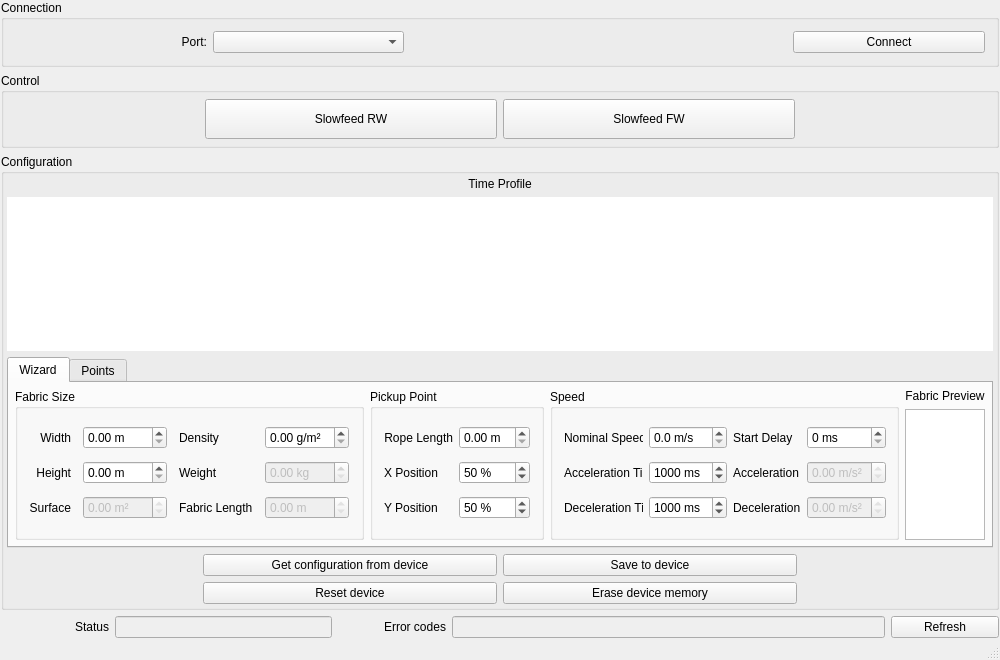
<?xml version="1.0" encoding="UTF-8"?>
<ui version="4.0">
 <class>MainWindow</class>
 <widget class="QMainWindow" name="MainWindow">
  <property name="windowModality">
   <enum>Qt::NonModal</enum>
  </property>
  <property name="enabled">
   <bool>true</bool>
  </property>
  <property name="geometry">
   <rect>
    <x>0</x>
    <y>0</y>
    <width>1000</width>
    <height>660</height>
   </rect>
  </property>
  <property name="minimumSize">
   <size>
    <width>1000</width>
    <height>620</height>
   </size>
  </property>
  <property name="palette">
   <palette>
    <active/>
    <inactive/>
    <disabled/>
   </palette>
  </property>
  <property name="windowTitle">
   <string>MainWindow</string>
  </property>
  <property name="styleSheet">
   <string notr="true"/>
  </property>
  <widget class="QWidget" name="centralWidget">
   <property name="sizePolicy">
    <sizepolicy hsizetype="Minimum" vsizetype="Minimum">
     <horstretch>0</horstretch>
     <verstretch>0</verstretch>
    </sizepolicy>
   </property>
   <layout class="QGridLayout" name="gridLayout_3">
    <property name="leftMargin">
     <number>0</number>
    </property>
    <property name="topMargin">
     <number>0</number>
    </property>
    <property name="rightMargin">
     <number>0</number>
    </property>
    <property name="bottomMargin">
     <number>0</number>
    </property>
    <item row="0" column="0">
     <layout class="QVBoxLayout" name="mainLayout">
      <property name="leftMargin">
       <number>1</number>
      </property>
      <property name="rightMargin">
       <number>1</number>
      </property>
      <item>
       <widget class="QGroupBox" name="connectionGroup">
        <property name="title">
         <string>Connection</string>
        </property>
        <layout class="QHBoxLayout" name="horizontalLayout" stretch="1,1,2,1">
         <item>
          <widget class="QLabel" name="portLabel">
           <property name="minimumSize">
            <size>
             <width>42</width>
             <height>13</height>
            </size>
           </property>
           <property name="text">
            <string>Port:</string>
           </property>
           <property name="alignment">
            <set>Qt::AlignRight|Qt::AlignTrailing|Qt::AlignVCenter</set>
           </property>
          </widget>
         </item>
         <item>
          <widget class="QComboBox" name="portCombo"/>
         </item>
         <item>
          <spacer name="horizontalSpacer">
           <property name="orientation">
            <enum>Qt::Horizontal</enum>
           </property>
           <property name="sizeType">
            <enum>QSizePolicy::Minimum</enum>
           </property>
           <property name="sizeHint" stdset="0">
            <size>
             <width>154</width>
             <height>20</height>
            </size>
           </property>
          </spacer>
         </item>
         <item>
          <widget class="QPushButton" name="connectButton">
           <property name="text">
            <string>Connect</string>
           </property>
          </widget>
         </item>
        </layout>
       </widget>
      </item>
      <item>
       <widget class="QGroupBox" name="controlGroup">
        <property name="minimumSize">
         <size>
          <width>0</width>
          <height>0</height>
         </size>
        </property>
        <property name="title">
         <string>Control</string>
        </property>
        <layout class="QHBoxLayout" name="horizontalLayout_2" stretch="2,3,3,2">
         <property name="leftMargin">
          <number>6</number>
         </property>
         <property name="topMargin">
          <number>6</number>
         </property>
         <property name="rightMargin">
          <number>6</number>
         </property>
         <property name="bottomMargin">
          <number>6</number>
         </property>
         <item>
          <spacer name="horizontalSpacer_2">
           <property name="orientation">
            <enum>Qt::Horizontal</enum>
           </property>
           <property name="sizeHint" stdset="0">
            <size>
             <width>40</width>
             <height>20</height>
            </size>
           </property>
          </spacer>
         </item>
         <item>
          <widget class="QPushButton" name="slowfeedRewindButton">
           <property name="sizePolicy">
            <sizepolicy hsizetype="Minimum" vsizetype="Fixed">
             <horstretch>0</horstretch>
             <verstretch>0</verstretch>
            </sizepolicy>
           </property>
           <property name="minimumSize">
            <size>
             <width>0</width>
             <height>40</height>
            </size>
           </property>
           <property name="text">
            <string>Slowfeed RW</string>
           </property>
           <property name="checkable">
            <bool>false</bool>
           </property>
           <property name="flat">
            <bool>false</bool>
           </property>
          </widget>
         </item>
         <item>
          <widget class="QPushButton" name="slowfeedForwardButton">
           <property name="minimumSize">
            <size>
             <width>0</width>
             <height>40</height>
            </size>
           </property>
           <property name="text">
            <string>Slowfeed FW</string>
           </property>
          </widget>
         </item>
         <item>
          <spacer name="horizontalSpacer_3">
           <property name="orientation">
            <enum>Qt::Horizontal</enum>
           </property>
           <property name="sizeHint" stdset="0">
            <size>
             <width>40</width>
             <height>20</height>
            </size>
           </property>
          </spacer>
         </item>
        </layout>
       </widget>
      </item>
      <item>
       <widget class="QGroupBox" name="configGroup">
        <property name="sizePolicy">
         <sizepolicy hsizetype="MinimumExpanding" vsizetype="Preferred">
          <horstretch>0</horstretch>
          <verstretch>0</verstretch>
         </sizepolicy>
        </property>
        <property name="minimumSize">
         <size>
          <width>850</width>
          <height>0</height>
         </size>
        </property>
        <property name="title">
         <string>Configuration</string>
        </property>
        <layout class="QVBoxLayout" name="verticalLayout">
         <property name="leftMargin">
          <number>3</number>
         </property>
         <property name="topMargin">
          <number>3</number>
         </property>
         <property name="rightMargin">
          <number>3</number>
         </property>
         <property name="bottomMargin">
          <number>3</number>
         </property>
         <item>
          <layout class="QGridLayout" name="gridLayout_7" rowstretch="0,0">
           <property name="horizontalSpacing">
            <number>6</number>
           </property>
           <item row="0" column="0">
            <widget class="QLabel" name="label">
             <property name="sizePolicy">
              <sizepolicy hsizetype="Preferred" vsizetype="Preferred">
               <horstretch>0</horstretch>
               <verstretch>0</verstretch>
              </sizepolicy>
             </property>
             <property name="text">
              <string>Time Profile</string>
             </property>
             <property name="alignment">
              <set>Qt::AlignCenter</set>
             </property>
            </widget>
           </item>
           <item row="1" column="0">
            <widget class="QGraphicsView" name="profileView">
             <property name="sizePolicy">
              <sizepolicy hsizetype="MinimumExpanding" vsizetype="MinimumExpanding">
               <horstretch>0</horstretch>
               <verstretch>0</verstretch>
              </sizepolicy>
             </property>
             <property name="focusPolicy">
              <enum>Qt::NoFocus</enum>
             </property>
             <property name="layoutDirection">
              <enum>Qt::LeftToRight</enum>
             </property>
             <property name="styleSheet">
              <string notr="true"/>
             </property>
             <property name="frameShape">
              <enum>QFrame::NoFrame</enum>
             </property>
             <property name="frameShadow">
              <enum>QFrame::Plain</enum>
             </property>
             <property name="lineWidth">
              <number>2</number>
             </property>
             <property name="verticalScrollBarPolicy">
              <enum>Qt::ScrollBarAlwaysOff</enum>
             </property>
             <property name="horizontalScrollBarPolicy">
              <enum>Qt::ScrollBarAlwaysOff</enum>
             </property>
             <property name="sizeAdjustPolicy">
              <enum>QAbstractScrollArea::AdjustToContents</enum>
             </property>
             <property name="sceneRect">
              <rectf>
               <x>0.000000000000000</x>
               <y>0.000000000000000</y>
               <width>0.000000000000000</width>
               <height>0.000000000000000</height>
              </rectf>
             </property>
             <property name="alignment">
              <set>Qt::AlignBottom|Qt::AlignLeading|Qt::AlignLeft</set>
             </property>
             <property name="renderHints">
              <set>QPainter::Antialiasing|QPainter::HighQualityAntialiasing|QPainter::SmoothPixmapTransform|QPainter::TextAntialiasing</set>
             </property>
             <property name="resizeAnchor">
              <enum>QGraphicsView::AnchorViewCenter</enum>
             </property>
            </widget>
           </item>
          </layout>
         </item>
         <item>
          <layout class="QHBoxLayout" name="horizontalLayout_4">
           <property name="bottomMargin">
            <number>0</number>
           </property>
           <item>
            <widget class="QTabWidget" name="tabWidget">
             <property name="sizePolicy">
              <sizepolicy hsizetype="Expanding" vsizetype="MinimumExpanding">
               <horstretch>0</horstretch>
               <verstretch>0</verstretch>
              </sizepolicy>
             </property>
             <property name="minimumSize">
              <size>
               <width>0</width>
               <height>50</height>
              </size>
             </property>
             <property name="currentIndex">
              <number>0</number>
             </property>
             <widget class="QWidget" name="wizardTab">
              <property name="sizePolicy">
               <sizepolicy hsizetype="Preferred" vsizetype="MinimumExpanding">
                <horstretch>0</horstretch>
                <verstretch>0</verstretch>
               </sizepolicy>
              </property>
              <property name="minimumSize">
               <size>
                <width>0</width>
                <height>100</height>
               </size>
              </property>
              <property name="accessibleName">
               <string/>
              </property>
              <attribute name="title">
               <string>Wizard</string>
              </attribute>
              <layout class="QGridLayout" name="gridLayout_8">
               <property name="leftMargin">
                <number>6</number>
               </property>
               <property name="topMargin">
                <number>6</number>
               </property>
               <property name="rightMargin">
                <number>6</number>
               </property>
               <property name="bottomMargin">
                <number>6</number>
               </property>
               <property name="spacing">
                <number>6</number>
               </property>
               <item row="0" column="6">
                <widget class="QLabel" name="label_2">
                 <property name="text">
                  <string>Fabric Preview</string>
                 </property>
                 <property name="alignment">
                  <set>Qt::AlignCenter</set>
                 </property>
                </widget>
               </item>
               <item row="1" column="6">
                <widget class="QGraphicsView" name="fabricView">
                 <property name="focusPolicy">
                  <enum>Qt::NoFocus</enum>
                 </property>
                 <property name="lineWidth">
                  <number>2</number>
                 </property>
                 <property name="verticalScrollBarPolicy">
                  <enum>Qt::ScrollBarAlwaysOff</enum>
                 </property>
                 <property name="horizontalScrollBarPolicy">
                  <enum>Qt::ScrollBarAlwaysOff</enum>
                 </property>
                 <property name="sizeAdjustPolicy">
                  <enum>QAbstractScrollArea::AdjustToContents</enum>
                 </property>
                </widget>
               </item>
               <item row="0" column="5" rowspan="2">
                <widget class="QGroupBox" name="speedGroupBox">
                 <property name="minimumSize">
                  <size>
                   <width>0</width>
                   <height>100</height>
                  </size>
                 </property>
                 <property name="title">
                  <string>Speed</string>
                 </property>
                 <layout class="QGridLayout" name="_2">
                  <item row="2" column="0">
                   <widget class="QLabel" name="decelerationTimeLabel">
                    <property name="text">
                     <string>Deceleration Time</string>
                    </property>
                   </widget>
                  </item>
                  <item row="2" column="2">
                   <widget class="QLabel" name="decelerationLabel">
                    <property name="text">
                     <string>Deceleration</string>
                    </property>
                   </widget>
                  </item>
                  <item row="2" column="3">
                   <widget class="QDoubleSpinBox" name="decelerationDoubleSpinBox">
                    <property name="enabled">
                     <bool>false</bool>
                    </property>
                    <property name="readOnly">
                     <bool>true</bool>
                    </property>
                    <property name="suffix">
                     <string> m/s²</string>
                    </property>
                   </widget>
                  </item>
                  <item row="1" column="3">
                   <widget class="QDoubleSpinBox" name="accelerationDoubleSpinBox">
                    <property name="enabled">
                     <bool>false</bool>
                    </property>
                    <property name="readOnly">
                     <bool>true</bool>
                    </property>
                    <property name="suffix">
                     <string> m/s²</string>
                    </property>
                   </widget>
                  </item>
                  <item row="1" column="2">
                   <widget class="QLabel" name="accelerationLabel">
                    <property name="text">
                     <string>Acceleration</string>
                    </property>
                   </widget>
                  </item>
                  <item row="1" column="0">
                   <widget class="QLabel" name="accelerationTimeLabel">
                    <property name="text">
                     <string>Acceleration Time</string>
                    </property>
                   </widget>
                  </item>
                  <item row="0" column="0">
                   <widget class="QLabel" name="nominalSpeedLabel">
                    <property name="text">
                     <string>Nominal Speed</string>
                    </property>
                   </widget>
                  </item>
                  <item row="0" column="1">
                   <widget class="QDoubleSpinBox" name="nominalSpeedDoubleSpinBox">
                    <property name="suffix">
                     <string> m/s</string>
                    </property>
                    <property name="decimals">
                     <number>1</number>
                    </property>
                    <property name="maximum">
                     <double>50.000000000000000</double>
                    </property>
                   </widget>
                  </item>
                  <item row="0" column="2">
                   <widget class="QLabel" name="startDelayLabel">
                    <property name="text">
                     <string>Start Delay</string>
                    </property>
                   </widget>
                  </item>
                  <item row="0" column="3">
                   <widget class="QSpinBox" name="startDelaySpinBox">
                    <property name="suffix">
                     <string> ms</string>
                    </property>
                    <property name="maximum">
                     <number>10000</number>
                    </property>
                    <property name="singleStep">
                     <number>50</number>
                    </property>
                   </widget>
                  </item>
                  <item row="2" column="1">
                   <widget class="QSpinBox" name="decelerationTimeSpinBox">
                    <property name="suffix">
                     <string> ms</string>
                    </property>
                    <property name="minimum">
                     <number>1</number>
                    </property>
                    <property name="maximum">
                     <number>10000</number>
                    </property>
                    <property name="singleStep">
                     <number>100</number>
                    </property>
                    <property name="value">
                     <number>1000</number>
                    </property>
                   </widget>
                  </item>
                  <item row="1" column="1">
                   <widget class="QSpinBox" name="accelerationTimeSpinBox">
                    <property name="suffix">
                     <string> ms</string>
                    </property>
                    <property name="minimum">
                     <number>1</number>
                    </property>
                    <property name="maximum">
                     <number>10000</number>
                    </property>
                    <property name="singleStep">
                     <number>100</number>
                    </property>
                    <property name="value">
                     <number>1000</number>
                    </property>
                   </widget>
                  </item>
                 </layout>
                </widget>
               </item>
               <item row="0" column="4" rowspan="2">
                <widget class="QGroupBox" name="pickupPointGroupBox">
                 <property name="minimumSize">
                  <size>
                   <width>0</width>
                   <height>100</height>
                  </size>
                 </property>
                 <property name="title">
                  <string>Pickup Point</string>
                 </property>
                 <layout class="QGridLayout" name="gridLayout_4">
                  <property name="horizontalSpacing">
                   <number>6</number>
                  </property>
                  <item row="0" column="0">
                   <widget class="QLabel" name="cableLengthLabel">
                    <property name="text">
                     <string>Rope Length</string>
                    </property>
                    <property name="alignment">
                     <set>Qt::AlignRight|Qt::AlignTrailing|Qt::AlignVCenter</set>
                    </property>
                   </widget>
                  </item>
                  <item row="0" column="1">
                   <widget class="QDoubleSpinBox" name="cableLengthDoubleSpinBox">
                    <property name="suffix">
                     <string> m</string>
                    </property>
                    <property name="maximum">
                     <double>50.000000000000000</double>
                    </property>
                   </widget>
                  </item>
                  <item row="1" column="0">
                   <widget class="QLabel" name="pickupPointXLabel">
                    <property name="text">
                     <string>X Position</string>
                    </property>
                   </widget>
                  </item>
                  <item row="1" column="1">
                   <widget class="QSpinBox" name="pickupPointXSpinBox">
                    <property name="suffix">
                     <string> %</string>
                    </property>
                    <property name="prefix">
                     <string/>
                    </property>
                    <property name="maximum">
                     <number>100</number>
                    </property>
                    <property name="singleStep">
                     <number>5</number>
                    </property>
                    <property name="value">
                     <number>50</number>
                    </property>
                   </widget>
                  </item>
                  <item row="2" column="0">
                   <widget class="QLabel" name="pickupPointYLabel">
                    <property name="text">
                     <string>Y Position</string>
                    </property>
                   </widget>
                  </item>
                  <item row="2" column="1">
                   <widget class="QSpinBox" name="pickupPointYSpinBox">
                    <property name="suffix">
                     <string> %</string>
                    </property>
                    <property name="maximum">
                     <number>100</number>
                    </property>
                    <property name="singleStep">
                     <number>5</number>
                    </property>
                    <property name="value">
                     <number>50</number>
                    </property>
                   </widget>
                  </item>
                 </layout>
                </widget>
               </item>
               <item row="0" column="1" rowspan="2">
                <widget class="QGroupBox" name="fabricSizeGroupBox">
                 <property name="title">
                  <string>Fabric Size</string>
                 </property>
                 <layout class="QGridLayout" name="gridLayout_2" columnstretch="1,1,1,1">
                  <property name="horizontalSpacing">
                   <number>12</number>
                  </property>
                  <property name="verticalSpacing">
                   <number>6</number>
                  </property>
                  <item row="0" column="2">
                   <widget class="QLabel" name="fabricGrammageLabel">
                    <property name="text">
                     <string>Density</string>
                    </property>
                   </widget>
                  </item>
                  <item row="0" column="0">
                   <widget class="QLabel" name="fabricWidthLabel">
                    <property name="text">
                     <string>Width</string>
                    </property>
                    <property name="alignment">
                     <set>Qt::AlignRight|Qt::AlignTrailing|Qt::AlignVCenter</set>
                    </property>
                   </widget>
                  </item>
                  <item row="0" column="1">
                   <widget class="QDoubleSpinBox" name="fabricWidthDoubleSpinBox">
                    <property name="suffix">
                     <string> m</string>
                    </property>
                    <property name="maximum">
                     <double>50.000000000000000</double>
                    </property>
                   </widget>
                  </item>
                  <item row="2" column="0">
                   <widget class="QLabel" name="fabricSurfaceLabel">
                    <property name="text">
                     <string>Surface</string>
                    </property>
                    <property name="alignment">
                     <set>Qt::AlignRight|Qt::AlignTrailing|Qt::AlignVCenter</set>
                    </property>
                   </widget>
                  </item>
                  <item row="1" column="0">
                   <widget class="QLabel" name="fabricHeighLabel">
                    <property name="text">
                     <string>Height</string>
                    </property>
                    <property name="alignment">
                     <set>Qt::AlignRight|Qt::AlignTrailing|Qt::AlignVCenter</set>
                    </property>
                   </widget>
                  </item>
                  <item row="1" column="1">
                   <widget class="QDoubleSpinBox" name="fabricHeightDoubleSpinBox">
                    <property name="suffix">
                     <string> m</string>
                    </property>
                    <property name="maximum">
                     <double>50.000000000000000</double>
                    </property>
                   </widget>
                  </item>
                  <item row="2" column="1">
                   <widget class="QDoubleSpinBox" name="fabricSurfaceDoubleSpinBox">
                    <property name="enabled">
                     <bool>false</bool>
                    </property>
                    <property name="readOnly">
                     <bool>true</bool>
                    </property>
                    <property name="suffix">
                     <string> m²</string>
                    </property>
                    <property name="decimals">
                     <number>2</number>
                    </property>
                    <property name="maximum">
                     <double>2500.000000000000000</double>
                    </property>
                    <property name="singleStep">
                     <double>10.000000000000000</double>
                    </property>
                   </widget>
                  </item>
                  <item row="0" column="3">
                   <widget class="QDoubleSpinBox" name="fabricDensityDoubleSpinBox">
                    <property name="suffix">
                     <string> g/m²</string>
                    </property>
                    <property name="maximum">
                     <double>999.899999999999977</double>
                    </property>
                   </widget>
                  </item>
                  <item row="1" column="3">
                   <widget class="QDoubleSpinBox" name="fabricWeightDoubleSpinBox">
                    <property name="enabled">
                     <bool>false</bool>
                    </property>
                    <property name="suffix">
                     <string> kg</string>
                    </property>
                   </widget>
                  </item>
                  <item row="1" column="2">
                   <widget class="QLabel" name="fabricWeightLabel">
                    <property name="text">
                     <string>Weight</string>
                    </property>
                   </widget>
                  </item>
                  <item row="2" column="3">
                   <widget class="QDoubleSpinBox" name="fabricLengthDoubleSpinBox">
                    <property name="enabled">
                     <bool>false</bool>
                    </property>
                    <property name="readOnly">
                     <bool>true</bool>
                    </property>
                    <property name="suffix">
                     <string> m</string>
                    </property>
                    <property name="decimals">
                     <number>2</number>
                    </property>
                    <property name="maximum">
                     <double>100.000000000000000</double>
                    </property>
                    <property name="singleStep">
                     <double>10.000000000000000</double>
                    </property>
                   </widget>
                  </item>
                  <item row="2" column="2">
                   <widget class="QLabel" name="fabricLengthLabel">
                    <property name="text">
                     <string>Fabric Length</string>
                    </property>
                   </widget>
                  </item>
                 </layout>
                </widget>
               </item>
              </layout>
             </widget>
             <widget class="QWidget" name="pointsTab">
              <attribute name="title">
               <string>Points</string>
              </attribute>
              <layout class="QGridLayout" name="gridLayout">
               <item row="0" column="0">
                <widget class="QLabel" name="x1Label">
                 <property name="layoutDirection">
                  <enum>Qt::LeftToRight</enum>
                 </property>
                 <property name="text">
                  <string>Start time</string>
                 </property>
                 <property name="alignment">
                  <set>Qt::AlignRight|Qt::AlignTrailing|Qt::AlignVCenter</set>
                 </property>
                </widget>
               </item>
               <item row="0" column="1">
                <widget class="QSpinBox" name="x1SpinBox">
                 <property name="styleSheet">
                  <string notr="true"/>
                 </property>
                 <property name="suffix">
                  <string extracomment="milliseconds"> ms</string>
                 </property>
                 <property name="maximum">
                  <number>20000</number>
                 </property>
                 <property name="singleStep">
                  <number>100</number>
                 </property>
                </widget>
               </item>
               <item row="1" column="0">
                <widget class="QLabel" name="x2Label">
                 <property name="text">
                  <string>X time</string>
                 </property>
                 <property name="alignment">
                  <set>Qt::AlignRight|Qt::AlignTrailing|Qt::AlignVCenter</set>
                 </property>
                </widget>
               </item>
               <item row="1" column="1">
                <widget class="QSpinBox" name="x2SpinBox">
                 <property name="suffix">
                  <string extracomment="milliseconds"> ms</string>
                 </property>
                 <property name="maximum">
                  <number>20000</number>
                 </property>
                 <property name="singleStep">
                  <number>100</number>
                 </property>
                </widget>
               </item>
               <item row="1" column="2">
                <widget class="QLabel" name="y2Label">
                 <property name="text">
                  <string>X speed</string>
                 </property>
                 <property name="alignment">
                  <set>Qt::AlignRight|Qt::AlignTrailing|Qt::AlignVCenter</set>
                 </property>
                </widget>
               </item>
               <item row="1" column="3">
                <widget class="QSpinBox" name="y2SpinBox">
                 <property name="suffix">
                  <string>%</string>
                 </property>
                 <property name="maximum">
                  <number>100</number>
                 </property>
                </widget>
               </item>
               <item row="2" column="0">
                <widget class="QLabel" name="x3Label">
                 <property name="text">
                  <string>Y time</string>
                 </property>
                 <property name="alignment">
                  <set>Qt::AlignRight|Qt::AlignTrailing|Qt::AlignVCenter</set>
                 </property>
                </widget>
               </item>
               <item row="2" column="1">
                <widget class="QSpinBox" name="x3SpinBox">
                 <property name="cursor">
                  <cursorShape>ArrowCursor</cursorShape>
                 </property>
                 <property name="suffix">
                  <string extracomment="milliseconds"> ms</string>
                 </property>
                 <property name="maximum">
                  <number>20000</number>
                 </property>
                 <property name="singleStep">
                  <number>100</number>
                 </property>
                </widget>
               </item>
               <item row="2" column="2">
                <widget class="QLabel" name="y3Label">
                 <property name="text">
                  <string>Y speed</string>
                 </property>
                 <property name="alignment">
                  <set>Qt::AlignRight|Qt::AlignTrailing|Qt::AlignVCenter</set>
                 </property>
                </widget>
               </item>
               <item row="2" column="3">
                <widget class="QSpinBox" name="y3SpinBox">
                 <property name="suffix">
                  <string>%</string>
                 </property>
                 <property name="maximum">
                  <number>100</number>
                 </property>
                </widget>
               </item>
               <item row="3" column="0">
                <widget class="QLabel" name="x4Label">
                 <property name="text">
                  <string>Z time</string>
                 </property>
                 <property name="alignment">
                  <set>Qt::AlignRight|Qt::AlignTrailing|Qt::AlignVCenter</set>
                 </property>
                </widget>
               </item>
               <item row="3" column="1">
                <widget class="QSpinBox" name="x4SpinBox">
                 <property name="suffix">
                  <string extracomment="milliseconds"> ms</string>
                 </property>
                 <property name="prefix">
                  <string/>
                 </property>
                 <property name="maximum">
                  <number>20000</number>
                 </property>
                 <property name="singleStep">
                  <number>100</number>
                 </property>
                </widget>
               </item>
               <item row="3" column="2">
                <widget class="QLabel" name="y4Label">
                 <property name="text">
                  <string>Z speed</string>
                 </property>
                 <property name="alignment">
                  <set>Qt::AlignRight|Qt::AlignTrailing|Qt::AlignVCenter</set>
                 </property>
                </widget>
               </item>
               <item row="3" column="3">
                <widget class="QSpinBox" name="y4SpinBox">
                 <property name="suffix">
                  <string>%</string>
                 </property>
                 <property name="maximum">
                  <number>100</number>
                 </property>
                </widget>
               </item>
               <item row="4" column="0">
                <widget class="QLabel" name="x5Label">
                 <property name="text">
                  <string>Stop time</string>
                 </property>
                 <property name="alignment">
                  <set>Qt::AlignRight|Qt::AlignTrailing|Qt::AlignVCenter</set>
                 </property>
                </widget>
               </item>
               <item row="4" column="1">
                <widget class="QSpinBox" name="x5SpinBox">
                 <property name="suffix">
                  <string extracomment="milliseconds"> ms</string>
                 </property>
                 <property name="maximum">
                  <number>20000</number>
                 </property>
                 <property name="singleStep">
                  <number>100</number>
                 </property>
                </widget>
               </item>
              </layout>
             </widget>
            </widget>
           </item>
          </layout>
         </item>
         <item>
          <layout class="QGridLayout" name="gridLayout_5" columnstretch="2,3,3,2">
           <property name="topMargin">
            <number>0</number>
           </property>
           <property name="horizontalSpacing">
            <number>6</number>
           </property>
           <item row="0" column="2">
            <widget class="QPushButton" name="saveConfigButton">
             <property name="text">
              <string>Save to device</string>
             </property>
            </widget>
           </item>
           <item row="0" column="1">
            <widget class="QPushButton" name="getConfigButton">
             <property name="styleSheet">
              <string notr="true"/>
             </property>
             <property name="text">
              <string>Get configuration from device</string>
             </property>
            </widget>
           </item>
           <item row="1" column="1">
            <widget class="QPushButton" name="resetButton">
             <property name="text">
              <string>Reset device</string>
             </property>
            </widget>
           </item>
           <item row="1" column="2">
            <widget class="QPushButton" name="eraseButton">
             <property name="text">
              <string>Erase device memory</string>
             </property>
             <property name="flat">
              <bool>false</bool>
             </property>
            </widget>
           </item>
           <item row="1" column="0">
            <spacer name="horizontalSpacer_4">
             <property name="orientation">
              <enum>Qt::Horizontal</enum>
             </property>
             <property name="sizeHint" stdset="0">
              <size>
               <width>40</width>
               <height>20</height>
              </size>
             </property>
            </spacer>
           </item>
           <item row="1" column="3">
            <spacer name="horizontalSpacer_5">
             <property name="orientation">
              <enum>Qt::Horizontal</enum>
             </property>
             <property name="sizeHint" stdset="0">
              <size>
               <width>40</width>
               <height>20</height>
              </size>
             </property>
            </spacer>
           </item>
          </layout>
         </item>
        </layout>
       </widget>
      </item>
      <item>
       <layout class="QHBoxLayout" name="horizontalLayout_3" stretch="1,2,1,4,1">
        <property name="topMargin">
         <number>0</number>
        </property>
        <property name="bottomMargin">
         <number>0</number>
        </property>
        <item>
         <widget class="QLabel" name="statusLabel">
          <property name="text">
           <string>Status</string>
          </property>
          <property name="alignment">
           <set>Qt::AlignRight|Qt::AlignTrailing|Qt::AlignVCenter</set>
          </property>
         </widget>
        </item>
        <item>
         <widget class="QLineEdit" name="statusLineEdit">
          <property name="enabled">
           <bool>false</bool>
          </property>
          <property name="cursor">
           <cursorShape>ForbiddenCursor</cursorShape>
          </property>
          <property name="focusPolicy">
           <enum>Qt::NoFocus</enum>
          </property>
          <property name="readOnly">
           <bool>true</bool>
          </property>
         </widget>
        </item>
        <item>
         <widget class="QLabel" name="errorLabel">
          <property name="text">
           <string>Error codes</string>
          </property>
          <property name="alignment">
           <set>Qt::AlignRight|Qt::AlignTrailing|Qt::AlignVCenter</set>
          </property>
         </widget>
        </item>
        <item>
         <widget class="QLineEdit" name="errorLineEdit">
          <property name="enabled">
           <bool>false</bool>
          </property>
          <property name="cursor">
           <cursorShape>ForbiddenCursor</cursorShape>
          </property>
          <property name="mouseTracking">
           <bool>false</bool>
          </property>
          <property name="focusPolicy">
           <enum>Qt::NoFocus</enum>
          </property>
          <property name="readOnly">
           <bool>true</bool>
          </property>
         </widget>
        </item>
        <item>
         <widget class="QPushButton" name="statusButton">
          <property name="text">
           <string>Refresh</string>
          </property>
         </widget>
        </item>
       </layout>
      </item>
     </layout>
    </item>
   </layout>
  </widget>
  <widget class="QStatusBar" name="statusBar"/>
  <action name="actionQuit">
   <property name="icon">
    <iconset theme="quit">
     <normaloff>.</normaloff>.</iconset>
   </property>
   <property name="text">
    <string>Quit</string>
   </property>
   <property name="shortcut">
    <string>Ctrl+Q</string>
   </property>
  </action>
  <action name="actionLoad_from_file">
   <property name="text">
    <string>Load from file...</string>
   </property>
  </action>
  <action name="actionSave_to_file">
   <property name="text">
    <string>Save to file...</string>
   </property>
  </action>
 </widget>
 <layoutdefault spacing="6" margin="11"/>
 <tabstops>
  <tabstop>portCombo</tabstop>
  <tabstop>connectButton</tabstop>
  <tabstop>slowfeedRewindButton</tabstop>
  <tabstop>slowfeedForwardButton</tabstop>
  <tabstop>profileView</tabstop>
  <tabstop>tabWidget</tabstop>
  <tabstop>fabricWidthDoubleSpinBox</tabstop>
  <tabstop>fabricHeightDoubleSpinBox</tabstop>
  <tabstop>fabricDensityDoubleSpinBox</tabstop>
  <tabstop>fabricWeightDoubleSpinBox</tabstop>
  <tabstop>fabricSurfaceDoubleSpinBox</tabstop>
  <tabstop>fabricLengthDoubleSpinBox</tabstop>
  <tabstop>cableLengthDoubleSpinBox</tabstop>
  <tabstop>pickupPointXSpinBox</tabstop>
  <tabstop>pickupPointYSpinBox</tabstop>
  <tabstop>nominalSpeedDoubleSpinBox</tabstop>
  <tabstop>accelerationTimeSpinBox</tabstop>
  <tabstop>decelerationTimeSpinBox</tabstop>
  <tabstop>startDelaySpinBox</tabstop>
  <tabstop>accelerationDoubleSpinBox</tabstop>
  <tabstop>decelerationDoubleSpinBox</tabstop>
  <tabstop>x1SpinBox</tabstop>
  <tabstop>x2SpinBox</tabstop>
  <tabstop>y2SpinBox</tabstop>
  <tabstop>x3SpinBox</tabstop>
  <tabstop>y3SpinBox</tabstop>
  <tabstop>x4SpinBox</tabstop>
  <tabstop>y4SpinBox</tabstop>
  <tabstop>x5SpinBox</tabstop>
  <tabstop>fabricView</tabstop>
  <tabstop>getConfigButton</tabstop>
  <tabstop>saveConfigButton</tabstop>
  <tabstop>resetButton</tabstop>
  <tabstop>eraseButton</tabstop>
  <tabstop>statusButton</tabstop>
 </tabstops>
 <resources/>
 <connections/>
</ui>
